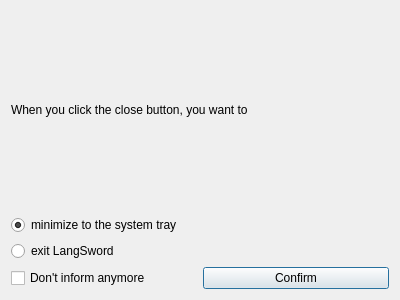
<?xml version="1.0" encoding="UTF-8"?>
<ui version="4.0">
 <class>CloseInformDialog</class>
 <widget class="QDialog" name="CloseInformDialog">
  <property name="geometry">
   <rect>
    <x>0</x>
    <y>0</y>
    <width>400</width>
    <height>300</height>
   </rect>
  </property>
  <property name="windowTitle">
   <string>LangSward</string>
  </property>
  <layout class="QGridLayout" name="gridLayout">
   <item row="0" column="0">
    <layout class="QVBoxLayout" name="verticalLayout">
     <item>
      <widget class="QLabel" name="label">
       <property name="text">
        <string>When you click the close button, you want to</string>
       </property>
      </widget>
     </item>
     <item>
      <widget class="QRadioButton" name="radioButtonM">
       <property name="text">
        <string>minimize to the system tray</string>
       </property>
       <property name="checked">
        <bool>true</bool>
       </property>
       <attribute name="buttonGroup">
        <string notr="true">buttonGroup</string>
       </attribute>
      </widget>
     </item>
     <item>
      <widget class="QRadioButton" name="radioButtonE">
       <property name="text">
        <string>exit LangSword</string>
       </property>
       <attribute name="buttonGroup">
        <string notr="true">buttonGroup</string>
       </attribute>
      </widget>
     </item>
     <item>
      <layout class="QHBoxLayout" name="horizontalLayout">
       <item>
        <widget class="QCheckBox" name="checkBox">
         <property name="text">
          <string>Don't inform anymore</string>
         </property>
        </widget>
       </item>
       <item>
        <widget class="QPushButton" name="pushButton">
         <property name="text">
          <string>Confirm</string>
         </property>
        </widget>
       </item>
      </layout>
     </item>
    </layout>
   </item>
  </layout>
 </widget>
 <resources/>
 <connections>
  <connection>
   <sender>pushButton</sender>
   <signal>clicked()</signal>
   <receiver>CloseInformDialog</receiver>
   <slot>accept()</slot>
   <hints>
    <hint type="sourcelabel">
     <x>297</x>
     <y>236</y>
    </hint>
    <hint type="destinationlabel">
     <x>349</x>
     <y>287</y>
    </hint>
   </hints>
  </connection>
 </connections>
 <buttongroups>
  <buttongroup name="buttonGroup"/>
 </buttongroups>
</ui>
